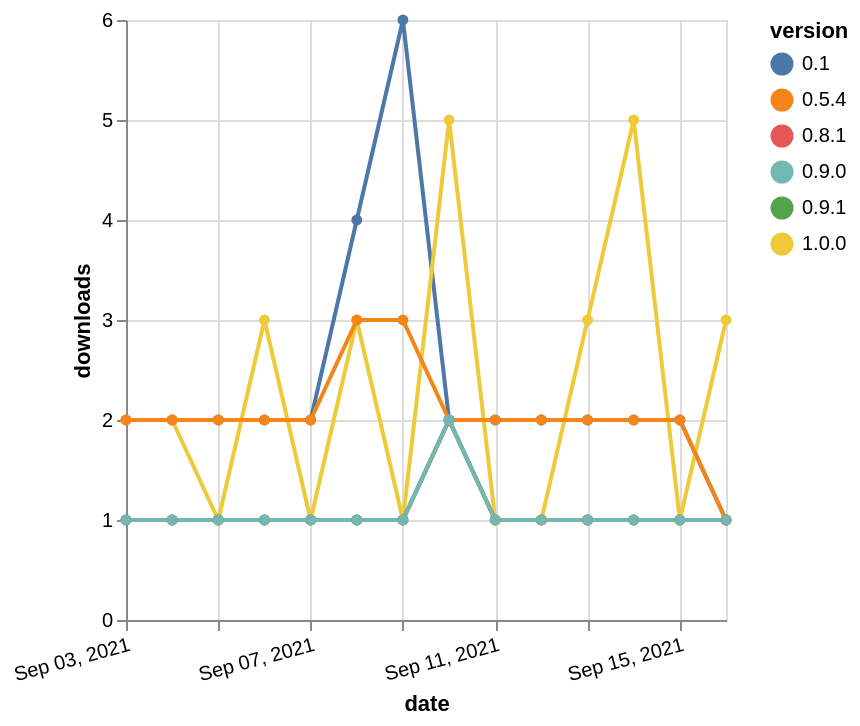

Vega-Lite specification for this chart:
### Vega-Lite specification from a JSON file in a GitHub repository (floating-point values rounded to 4 significant figures)
{"$schema": "https://vega.github.io/schema/vega-lite/v5.json", "description": "A simple bar chart with embedded data.", "data": {"values": [{"date": "2021-09-03", "total": 3086, "delta": 2, "version": "0.1"}, {"date": "2021-09-04", "total": 3088, "delta": 2, "version": "0.1"}, {"date": "2021-09-05", "total": 3090, "delta": 2, "version": "0.1"}, {"date": "2021-09-06", "total": 3092, "delta": 2, "version": "0.1"}, {"date": "2021-09-07", "total": 3094, "delta": 2, "version": "0.1"}, {"date": "2021-09-08", "total": 3098, "delta": 4, "version": "0.1"}, {"date": "2021-09-09", "total": 3104, "delta": 6, "version": "0.1"}, {"date": "2021-09-10", "total": 3106, "delta": 2, "version": "0.1"}, {"date": "2021-09-11", "total": 3108, "delta": 2, "version": "0.1"}, {"date": "2021-09-12", "total": 3110, "delta": 2, "version": "0.1"}, {"date": "2021-09-13", "total": 3112, "delta": 2, "version": "0.1"}, {"date": "2021-09-14", "total": 3114, "delta": 2, "version": "0.1"}, {"date": "2021-09-15", "total": 3116, "delta": 2, "version": "0.1"}, {"date": "2021-09-16", "total": 3117, "delta": 1, "version": "0.1"}, {"date": "2021-09-03", "total": 391, "delta": 2, "version": "1.0.0"}, {"date": "2021-09-04", "total": 393, "delta": 2, "version": "1.0.0"}, {"date": "2021-09-05", "total": 394, "delta": 1, "version": "1.0.0"}, {"date": "2021-09-06", "total": 397, "delta": 3, "version": "1.0.0"}, {"date": "2021-09-07", "total": 398, "delta": 1, "version": "1.0.0"}, {"date": "2021-09-08", "total": 401, "delta": 3, "version": "1.0.0"}, {"date": "2021-09-09", "total": 402, "delta": 1, "version": "1.0.0"}, {"date": "2021-09-10", "total": 407, "delta": 5, "version": "1.0.0"}, {"date": "2021-09-11", "total": 408, "delta": 1, "version": "1.0.0"}, {"date": "2021-09-12", "total": 409, "delta": 1, "version": "1.0.0"}, {"date": "2021-09-13", "total": 412, "delta": 3, "version": "1.0.0"}, {"date": "2021-09-14", "total": 417, "delta": 5, "version": "1.0.0"}, {"date": "2021-09-15", "total": 418, "delta": 1, "version": "1.0.0"}, {"date": "2021-09-16", "total": 421, "delta": 3, "version": "1.0.0"}, {"date": "2021-09-03", "total": 353, "delta": 1, "version": "0.8.1"}, {"date": "2021-09-04", "total": 354, "delta": 1, "version": "0.8.1"}, {"date": "2021-09-05", "total": 355, "delta": 1, "version": "0.8.1"}, {"date": "2021-09-06", "total": 356, "delta": 1, "version": "0.8.1"}, {"date": "2021-09-07", "total": 357, "delta": 1, "version": "0.8.1"}, {"date": "2021-09-08", "total": 358, "delta": 1, "version": "0.8.1"}, {"date": "2021-09-09", "total": 359, "delta": 1, "version": "0.8.1"}, {"date": "2021-09-10", "total": 361, "delta": 2, "version": "0.8.1"}, {"date": "2021-09-11", "total": 362, "delta": 1, "version": "0.8.1"}, {"date": "2021-09-12", "total": 363, "delta": 1, "version": "0.8.1"}, {"date": "2021-09-13", "total": 364, "delta": 1, "version": "0.8.1"}, {"date": "2021-09-14", "total": 365, "delta": 1, "version": "0.8.1"}, {"date": "2021-09-15", "total": 366, "delta": 1, "version": "0.8.1"}, {"date": "2021-09-16", "total": 367, "delta": 1, "version": "0.8.1"}, {"date": "2021-09-03", "total": 250, "delta": 1, "version": "0.9.1"}, {"date": "2021-09-04", "total": 251, "delta": 1, "version": "0.9.1"}, {"date": "2021-09-05", "total": 252, "delta": 1, "version": "0.9.1"}, {"date": "2021-09-06", "total": 253, "delta": 1, "version": "0.9.1"}, {"date": "2021-09-07", "total": 254, "delta": 1, "version": "0.9.1"}, {"date": "2021-09-08", "total": 255, "delta": 1, "version": "0.9.1"}, {"date": "2021-09-09", "total": 256, "delta": 1, "version": "0.9.1"}, {"date": "2021-09-10", "total": 258, "delta": 2, "version": "0.9.1"}, {"date": "2021-09-11", "total": 259, "delta": 1, "version": "0.9.1"}, {"date": "2021-09-12", "total": 260, "delta": 1, "version": "0.9.1"}, {"date": "2021-09-13", "total": 261, "delta": 1, "version": "0.9.1"}, {"date": "2021-09-14", "total": 262, "delta": 1, "version": "0.9.1"}, {"date": "2021-09-15", "total": 263, "delta": 1, "version": "0.9.1"}, {"date": "2021-09-16", "total": 264, "delta": 1, "version": "0.9.1"}, {"date": "2021-09-03", "total": 2293, "delta": 2, "version": "0.5.4"}, {"date": "2021-09-04", "total": 2295, "delta": 2, "version": "0.5.4"}, {"date": "2021-09-05", "total": 2297, "delta": 2, "version": "0.5.4"}, {"date": "2021-09-06", "total": 2299, "delta": 2, "version": "0.5.4"}, {"date": "2021-09-07", "total": 2301, "delta": 2, "version": "0.5.4"}, {"date": "2021-09-08", "total": 2304, "delta": 3, "version": "0.5.4"}, {"date": "2021-09-09", "total": 2307, "delta": 3, "version": "0.5.4"}, {"date": "2021-09-10", "total": 2309, "delta": 2, "version": "0.5.4"}, {"date": "2021-09-11", "total": 2311, "delta": 2, "version": "0.5.4"}, {"date": "2021-09-12", "total": 2313, "delta": 2, "version": "0.5.4"}, {"date": "2021-09-13", "total": 2315, "delta": 2, "version": "0.5.4"}, {"date": "2021-09-14", "total": 2317, "delta": 2, "version": "0.5.4"}, {"date": "2021-09-15", "total": 2319, "delta": 2, "version": "0.5.4"}, {"date": "2021-09-16", "total": 2320, "delta": 1, "version": "0.5.4"}, {"date": "2021-09-03", "total": 197, "delta": 1, "version": "0.9.0"}, {"date": "2021-09-04", "total": 198, "delta": 1, "version": "0.9.0"}, {"date": "2021-09-05", "total": 199, "delta": 1, "version": "0.9.0"}, {"date": "2021-09-06", "total": 200, "delta": 1, "version": "0.9.0"}, {"date": "2021-09-07", "total": 201, "delta": 1, "version": "0.9.0"}, {"date": "2021-09-08", "total": 202, "delta": 1, "version": "0.9.0"}, {"date": "2021-09-09", "total": 203, "delta": 1, "version": "0.9.0"}, {"date": "2021-09-10", "total": 205, "delta": 2, "version": "0.9.0"}, {"date": "2021-09-11", "total": 206, "delta": 1, "version": "0.9.0"}, {"date": "2021-09-12", "total": 207, "delta": 1, "version": "0.9.0"}, {"date": "2021-09-13", "total": 208, "delta": 1, "version": "0.9.0"}, {"date": "2021-09-14", "total": 209, "delta": 1, "version": "0.9.0"}, {"date": "2021-09-15", "total": 210, "delta": 1, "version": "0.9.0"}, {"date": "2021-09-16", "total": 211, "delta": 1, "version": "0.9.0"}]}, "width": "container", "mark": {"type": "line", "point": {"filled": true}}, "encoding": {"x": {"field": "date", "type": "temporal", "timeUnit": "yearmonthdate", "title": "date", "axis": {"labelAngle": -15}}, "y": {"field": "delta", "type": "quantitative", "title": "downloads"}, "color": {"field": "version", "type": "nominal"}, "tooltip": {"field": "delta"}}}
